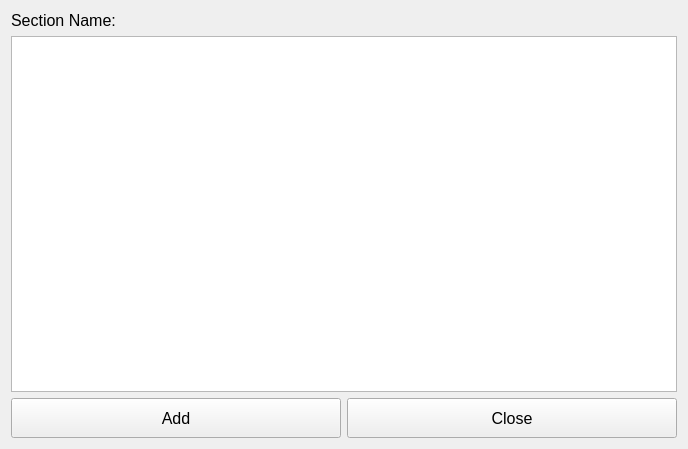
<?xml version="1.0" encoding="UTF-8"?>
<ui version="4.0">
 <class>tcAddSectionWidget</class>
 <widget class="QWidget" name="tcAddSectionWidget">
  <property name="geometry">
   <rect>
    <x>0</x>
    <y>0</y>
    <width>688</width>
    <height>449</height>
   </rect>
  </property>
  <property name="windowTitle">
   <string>Form</string>
  </property>
  <layout class="QGridLayout" name="gridLayout">
   <item row="2" column="0">
    <widget class="QPushButton" name="btnAdd">
     <property name="minimumSize">
      <size>
       <width>0</width>
       <height>40</height>
      </size>
     </property>
     <property name="font">
      <font>
       <pointsize>12</pointsize>
      </font>
     </property>
     <property name="text">
      <string>Add</string>
     </property>
    </widget>
   </item>
   <item row="1" column="0" colspan="2">
    <widget class="QTextEdit" name="teSectionName">
     <property name="font">
      <font>
       <pointsize>12</pointsize>
      </font>
     </property>
     <property name="tabChangesFocus">
      <bool>true</bool>
     </property>
    </widget>
   </item>
   <item row="2" column="1">
    <widget class="QPushButton" name="btnClose">
     <property name="minimumSize">
      <size>
       <width>0</width>
       <height>40</height>
      </size>
     </property>
     <property name="font">
      <font>
       <pointsize>12</pointsize>
      </font>
     </property>
     <property name="text">
      <string>Close</string>
     </property>
    </widget>
   </item>
   <item row="0" column="0">
    <widget class="QLabel" name="label">
     <property name="font">
      <font>
       <pointsize>12</pointsize>
      </font>
     </property>
     <property name="text">
      <string>Section Name:</string>
     </property>
    </widget>
   </item>
  </layout>
 </widget>
 <tabstops>
  <tabstop>teSectionName</tabstop>
  <tabstop>btnAdd</tabstop>
  <tabstop>btnClose</tabstop>
 </tabstops>
 <resources/>
 <connections/>
</ui>
